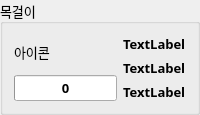
          <widget class="QGroupBox" name="groupNeck">
           <property name="maximumSize">
            <size>
             <width>250</width>
             <height>150</height>
            </size>
           </property>
           <property name="font">
            <font>
             <family>나눔스퀘어 네오 Regular</family>
             <pointsize>10</pointsize>
             <bold>false</bold>
            </font>
           </property>
           <property name="title">
            <string>목걸이</string>
           </property>
           <layout class="QHBoxLayout" name="horizontalLayout_9">
            <item>
             <layout class="QVBoxLayout" name="verticalLayout_16">
              <item>
               <widget class="QLabel" name="lbIconNeck">
                <property name="text">
                 <string>아이콘</string>
                </property>
               </widget>
              </item>
              <item>
               <widget class="QProgressBar" name="barQualNeck">
                <property name="font">
                 <font>
                  <family>나눔스퀘어 네오 Bold</family>
                  <pointsize>10</pointsize>
                  <bold>true</bold>
                 </font>
                </property>
                <property name="value">
                 <number>0</number>
                </property>
                <property name="alignment">
                 <set>Qt::AlignCenter</set>
                </property>
                <property name="textVisible">
                 <bool>true</bool>
                </property>
                <property name="format">
                 <string>%p</string>
                </property>
               </widget>
              </item>
             </layout>
            </item>
            <item>
             <layout class="QVBoxLayout" name="verticalLayout_17">
              <item>
               <widget class="QLabel" name="lbNameNeck">
                <property name="font">
                 <font>
                  <family>나눔스퀘어 네오 Bold</family>
                  <pointsize>10</pointsize>
                  <bold>true</bold>
                 </font>
                </property>
                <property name="text">
                 <string>TextLabel</string>
                </property>
               </widget>
              </item>
              <item>
               <widget class="QLabel" name="lbAttrNeck">
                <property name="font">
                 <font>
                  <family>나눔스퀘어 네오 Bold</family>
                  <pointsize>10</pointsize>
                  <bold>true</bold>
                 </font>
                </property>
                <property name="text">
                 <string>TextLabel</string>
                </property>
                <property name="textFormat">
                 <enum>Qt::AutoText</enum>
                </property>
                <property name="wordWrap">
                 <bool>false</bool>
                </property>
               </widget>
              </item>
              <item>
               <widget class="QLabel" name="lbEngraveNeck">
                <property name="font">
                 <font>
                  <family>나눔스퀘어 네오 Bold</family>
                  <pointsize>10</pointsize>
                  <bold>true</bold>
                 </font>
                </property>
                <property name="text">
                 <string>TextLabel</string>
                </property>
                <property name="textFormat">
                 <enum>Qt::AutoText</enum>
                </property>
                <property name="wordWrap">
                 <bool>false</bool>
                </property>
               </widget>
              </item>
             </layout>
            </item>
           </layout>
          </widget>
